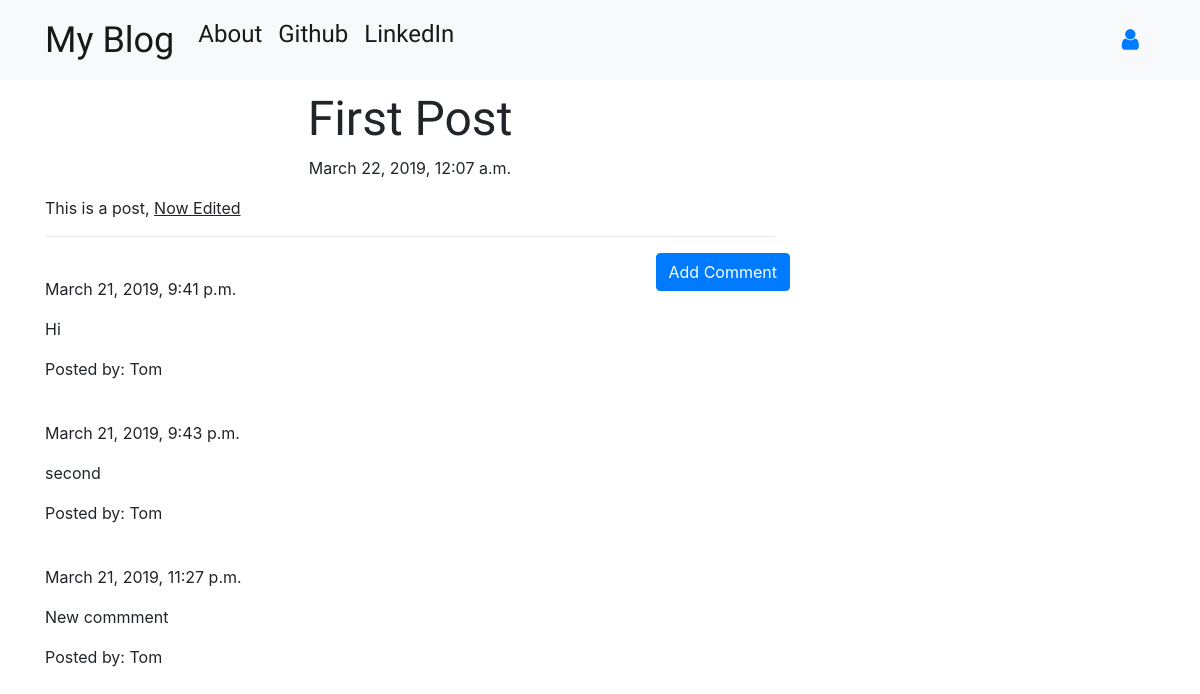
Screenshot of /post/2 with the database file from the repository.
### blogapp/models.py (models this page shows, shortened)
class Post(models.Model):
    author = models.ForeignKey('auth.User', on_delete=models.CASCADE)
    title = models.CharField(max_length=200)
    text = models.TextField()
    date_created = models.DateTimeField(default=timezone.now)
    date_published = models.DateTimeField(blank=True, null=True)

class Comment(models.Model):
    post = models.ForeignKey('blogapp.Post', related_name='comments', on_delete=models.CASCADE)
    author = models.CharField(max_length=200)
    text = models.TextField()
    date_created = models.DateTimeField(default=timezone.now)
    approved_comment = models.BooleanField(default=False)

### blogapp/views.py (the view)
# urls.py: path('post/<int:pk>', views.PostDetailView.as_view(), name='post_detail'),
class PostDetailView(DetailView):
    model = Post

### blogapp/templates/blogapp/post_detail.html (shortened to what this page needs)
{% extends 'blogapp/base.html' %}
{% block content %}
<h1 class="posttitle loader">{{ post.title }}</h1>
{% if post.date_published %}
  <div class="date postdate">
    {{ post.date_published }}
  </div>
{% else %}
  <a class="btn btn-success" href="{% url 'post_publish' pk=post.pk %}">Publish</a>
{% endif %}
<p class="postcontent">{{ post.text|safe|linebreaksbr}}</p>
<hr>
<a class="btn btn-primary btn-comment" href="{% url 'add_comment_to_post' pk=post.pk %}">Add Comment</a>
<div class="">
  {% for comment in post.comments.all %}
  <br>
    {% if user.is_authenticated or comment.approved_comment %}
      {{ comment.date_created }}
        <p>{{ comment.text|safe|linebreaks }}</p>
        <p>Posted by: {{ comment.author }}</p>
    {% endif %}
    {% empty %}
    <p>No Comments Posted</p>
  {% endfor %}
</div>
{% endblock %}

### blogapp/templates/blogapp/base.html (shortened to what this page needs)
<!DOCTYPE html>
{% load static %}
<html lang="en" dir="ltr">
  <head>
    <link rel="stylesheet" href="https://stackpath.bootstrapcdn.com/bootstrap/4.3.1/css/bootstrap.min.css">
    <link rel="stylesheet" href="//cdn.jsdelivr.net/medium-editor/latest/css/medium-editor.min.css" type="text/css" media="screen" charset="utf-8">
    <link href="https://maxcdn.bootstrapcdn.com/font-awesome/4.7.0/css/font-awesome.min.css" rel="stylesheet">
    <link rel="stylesheet" href="{% static 'css/blog.css' %}">
  </head>
  <body>
    <nav class="navbar navbar-expand-lg navbar-light bg-light techfont custom-navbar">
      <div class="container">
        <ul class="navbar-nav mr-auto">
          <li>
            <a class="navbar-brand bigbrand" href="{% url 'post_list' %}">My Blog</a>
          </li>
          <li class="nav-item active">
            <a class="nav-link" href="{% url 'about' %}">About</a>
          </li>
          <li class="nav-item active">
            <a class="nav-link" href="https://github.com">Github</a>
          </li>
          <li class="nav-item active">
            <a class="nav-link" href="https://www.linkedin.com">LinkedIn</a>
          </li>
        </ul>
        <ul class="nav justify-content-end">
          {% if user.is_authenticated %}
          <li class="nav-item active">
            <a class="nav-link" href="{% url 'post_new' %}">New Post</a>
          </li>
          <li class="nav-item active">
            <a class="nav-link" href="{% url 'post_draft_list' %}">Drafts</a>
          </li>
          <li class="nav-item active">
            <a class="nav-link" href="{% url 'logout' %}">Logout</a>
          </li>
          <li class="nav-item active">
            <a>Welcome: {{ user.username }}</a>
          </li>
          {% else %}
          <li class="nav-item active">
            <a class="nav-item nav-link" href="{% url 'login' %}" aria-label="Login">
              <span class="fa fa-user" aria-hidden="true"></span></a>
          </li>
          {% endif %}
        </ul>
      </div>
    </nav>
    <div class="content container">
      <div class="row">
        <div class="col-md-8">
          <div class="blog_posts">
            {% block content %}
            {% endblock %}
          </div>
        </div>
      </div>
    </div>
  </body>
</html>

### blogapp/static/css/blog.css (style rules this page uses)
.techfont { font-family: 'Margarine', cursive; font-size: 1.5em; margin-bottom: 10px; }
.bigbrand { font-size: 1.5em; }
.loader { filter:hue-rotate(0deg); color:linear-gradient(45deg,#0f8,#08f); animation:hue 10000ms infinite linear; }
.postdate { text-align: center; }
.posttitle { text-align: center; font-family: 'Srisakdi', cursive; font-size: 3em; }
.postcontent { font-family: 'Margarine', cursive; font-size: 1.5em; }
.btn-comment { position: absolute; right: 0px; }

### rows the page displays
Post: title "First Post", date_published "March 22, 2019, 12:07 a.m.", text "This is a post, Now Edited"
Comment: date_created "March 21, 2019, 9:41 p.m.", text "Hi", author "Tom"
Comment: date_created "March 21, 2019, 9:43 p.m.", text "second", author "Tom"
Comment: date_created "March 21, 2019, 11:27 p.m.", text "New commment", author "Tom"
